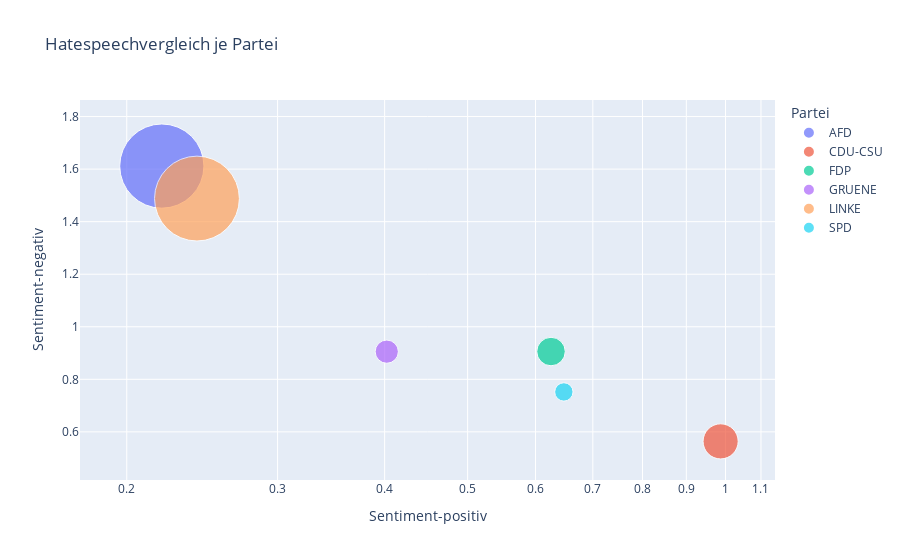

The notebook cell this image was saved under:
### Code cell
# Create the pandas DataFrame
dffinoTpre = pd.DataFrame(getfindataohneSWert(), columns=['Partei','Topic','Hatespeech','Sentiment-positiv','Sentiment-negativ'])
dffinoT = dffinoTpre.groupby(["Partei"], as_index=False)[["Hatespeech","Sentiment-positiv","Sentiment-negativ"]].sum()
fig = px.scatter(dffinoT, x="Sentiment-positiv", y="Sentiment-negativ",
	            size="Hatespeech", color="Partei",
                 hover_name="Partei", log_x=True, size_max=60,
                 title="Hatespeechvergleich je Partei")
fig.write_html("Hatespeechvergleich-je-Partei.html",
                full_html=False,
                include_plotlyjs='cdn')
fig.show()

### Figure 1 — Plotly figure (JSON) as saved in the notebook; plotly's stock layout.template omitted (floating-point values rounded to 4 significant figures)
{"data": [{"hovertemplate": "<b>%{hovertext}</b><br><br>Partei=AFD<br>Sentiment-positiv=%{x}<br>Sentiment-negativ=%{y}<br>Hatespeech=%{marker.size}<extra></extra>", "hovertext": ["AFD"], "legendgroup": "AFD", "marker": {"color": "#636efa", "size": [0.02337], "sizemode": "area", "sizeref": 6.59e-06, "symbol": "circle"}, "mode": "markers", "name": "AFD", "orientation": "v", "showlegend": true, "type": "scatter", "x": [0.2198], "xaxis": "x", "y": [1.612], "yaxis": "y"}, {"hovertemplate": "<b>%{hovertext}</b><br><br>Partei=CDU-CSU<br>Sentiment-positiv=%{x}<br>Sentiment-negativ=%{y}<br>Hatespeech=%{marker.size}<extra></extra>", "hovertext": ["CDU-CSU"], "legendgroup": "CDU-CSU", "marker": {"color": "#EF553B", "size": [0.004065], "sizemode": "area", "sizeref": 6.59e-06, "symbol": "circle"}, "mode": "markers", "name": "CDU-CSU", "orientation": "v", "showlegend": true, "type": "scatter", "x": [0.9869], "xaxis": "x", "y": [0.5639], "yaxis": "y"}, {"hovertemplate": "<b>%{hovertext}</b><br><br>Partei=FDP<br>Sentiment-positiv=%{x}<br>Sentiment-negativ=%{y}<br>Hatespeech=%{marker.size}<extra></extra>", "hovertext": ["FDP"], "legendgroup": "FDP", "marker": {"color": "#00cc96", "size": [0.002676], "sizemode": "area", "sizeref": 6.59e-06, "symbol": "circle"}, "mode": "markers", "name": "FDP", "orientation": "v", "showlegend": true, "type": "scatter", "x": [0.6256], "xaxis": "x", "y": [0.9057], "yaxis": "y"}, {"hovertemplate": "<b>%{hovertext}</b><br><br>Partei=GRUENE<br>Sentiment-positiv=%{x}<br>Sentiment-negativ=%{y}<br>Hatespeech=%{marker.size}<extra></extra>", "hovertext": ["GRUENE"], "legendgroup": "GRUENE", "marker": {"color": "#ab63fa", "size": [0.001777], "sizemode": "area", "sizeref": 6.59e-06, "symbol": "circle"}, "mode": "markers", "name": "GRUENE", "orientation": "v", "showlegend": true, "type": "scatter", "x": [0.4023], "xaxis": "x", "y": [0.9052], "yaxis": "y"}, {"hovertemplate": "<b>%{hovertext}</b><br><br>Partei=LINKE<br>Sentiment-positiv=%{x}<br>Sentiment-negativ=%{y}<br>Hatespeech=%{marker.size}<extra></extra>", "hovertext": ["LINKE"], "legendgroup": "LINKE", "marker": {"color": "#FFA15A", "size": [0.02372], "sizemode": "area", "sizeref": 6.59e-06, "symbol": "circle"}, "mode": "markers", "name": "LINKE", "orientation": "v", "showlegend": true, "type": "scatter", "x": [0.2415], "xaxis": "x", "y": [1.488], "yaxis": "y"}, {"hovertemplate": "<b>%{hovertext}</b><br><br>Partei=SPD<br>Sentiment-positiv=%{x}<br>Sentiment-negativ=%{y}<br>Hatespeech=%{marker.size}<extra></extra>", "hovertext": ["SPD"], "legendgroup": "SPD", "marker": {"color": "#19d3f3", "size": [0.00111], "sizemode": "area", "sizeref": 6.59e-06, "symbol": "circle"}, "mode": "markers", "name": "SPD", "orientation": "v", "showlegend": true, "type": "scatter", "x": [0.6476], "xaxis": "x", "y": [0.752], "yaxis": "y"}], "layout": {"legend": {"itemsizing": "constant", "title": {"text": "Partei"}, "tracegroupgap": 0}, "title": {"text": "Hatespeechvergleich je Partei"}, "xaxis": {"anchor": "y", "domain": [0, 1], "title": {"text": "Sentiment-positiv"}, "type": "log"}, "yaxis": {"anchor": "x", "domain": [0, 1], "title": {"text": "Sentiment-negativ"}}}}
